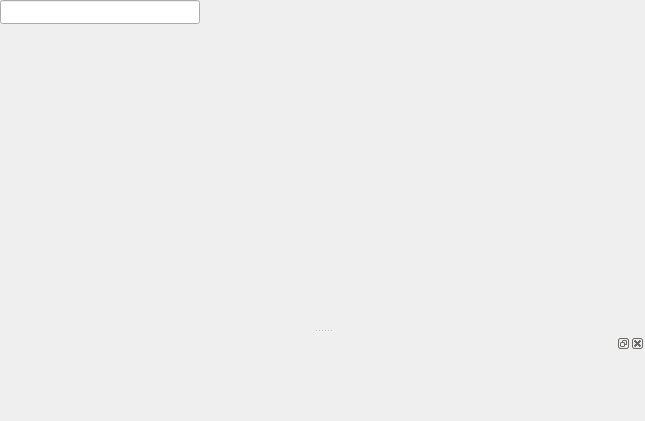
<?xml version="1.0" encoding="UTF-8"?>
<ui version="4.0">
 <class>MainWindow</class>
 <widget class="QMainWindow" name="MainWindow">
  <property name="geometry">
   <rect>
    <x>0</x>
    <y>0</y>
    <width>645</width>
    <height>421</height>
   </rect>
  </property>
  <property name="contextMenuPolicy">
   <enum>Qt::PreventContextMenu</enum>
  </property>
  <property name="windowTitle">
   <string/>
  </property>
  <widget class="QWidget" name="centralWidget">
   <widget class="Utils::FilterLineEdit" name="searchBar">
    <property name="geometry">
     <rect><x>0</x><y>0</y><width>200</width><height>24</height></rect>
    </property>
   </widget>
   <layout class="QVBoxLayout" name="verticalLayout">
    <property name="spacing">
     <number>0</number>
    </property>
    <property name="leftMargin">
     <number>0</number>
    </property>
    <property name="topMargin">
     <number>0</number>
    </property>
    <property name="rightMargin">
     <number>0</number>
    </property>
    <property name="bottomMargin">
     <number>0</number>
    </property>
    <item>
     <widget class="TabWidget" name="tabWidget" native="true">
      <property name="sizePolicy">
       <sizepolicy hsizetype="Preferred" vsizetype="Preferred">
        <horstretch>0</horstretch>
        <verstretch>1</verstretch>
       </sizepolicy>
      </property>
     </widget>
    </item>
   </layout>
  </widget>
  <widget class="QDockWidget" name="dockWidgetItemPreview">
   <attribute name="dockWidgetArea">
    <number>8</number>
   </attribute>
   <widget class="QWidget" name="dockWidgetItemPreviewContents">
    <layout class="QVBoxLayout" name="verticalLayout_2">
     <property name="spacing">
      <number>0</number>
     </property>
     <property name="leftMargin">
      <number>0</number>
     </property>
     <property name="topMargin">
      <number>0</number>
     </property>
     <property name="rightMargin">
      <number>0</number>
     </property>
     <property name="bottomMargin">
      <number>0</number>
     </property>
     <item>
      <widget class="QScrollArea" name="scrollAreaItemPreview">
       <property name="frameShape">
        <enum>QFrame::NoFrame</enum>
       </property>
       <property name="frameShadow">
        <enum>QFrame::Plain</enum>
       </property>
       <property name="lineWidth">
        <number>0</number>
       </property>
       <property name="widgetResizable">
        <bool>true</bool>
       </property>
       <widget class="QWidget" name="scrollAreaWidgetContents">
        <property name="geometry">
         <rect>
          <x>0</x>
          <y>0</y>
          <width>645</width>
          <height>58</height>
         </rect>
        </property>
       </widget>
      </widget>
     </item>
    </layout>
   </widget>
  </widget>
 </widget>
 <layoutdefault spacing="6" margin="11"/>
 <customwidgets>
  <customwidget>
   <class>TabWidget</class>
   <extends>QWidget</extends>
   <header>gui/tabwidget.h</header>
   <container>1</container>
  </customwidget>
  <customwidget>
   <class>Utils::FilterLineEdit</class>
   <extends>QLineEdit</extends>
   <header>gui/filterlineedit.h</header>
  </customwidget>
 </customwidgets>
 <resources/>
 <connections/>
</ui>
